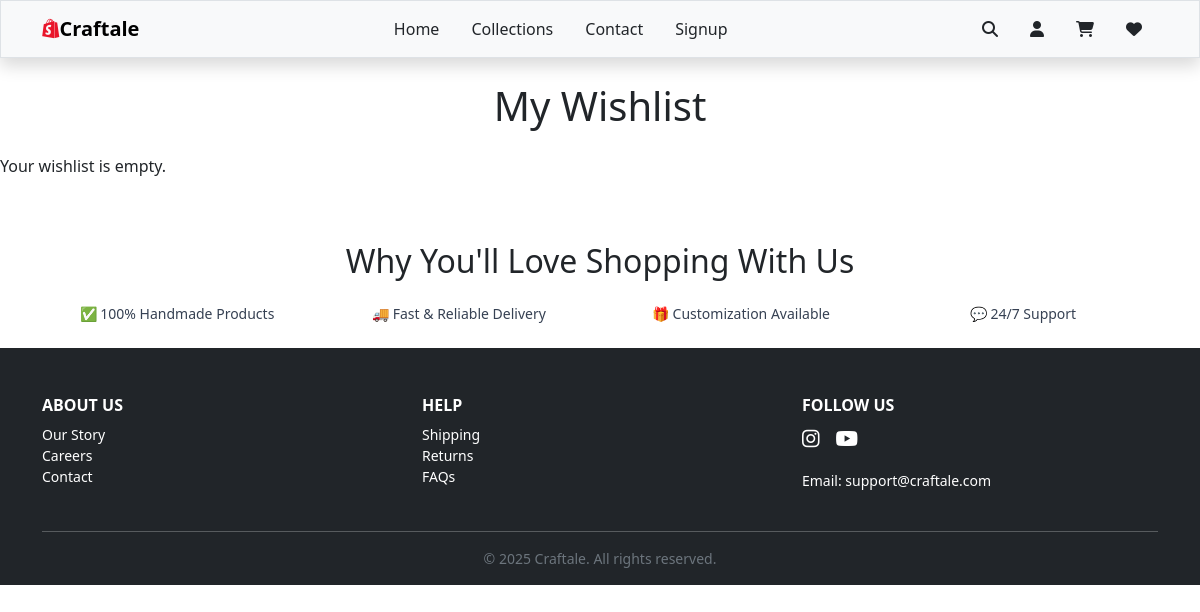
The app's page /store/wishlist/ (signed in), older data.
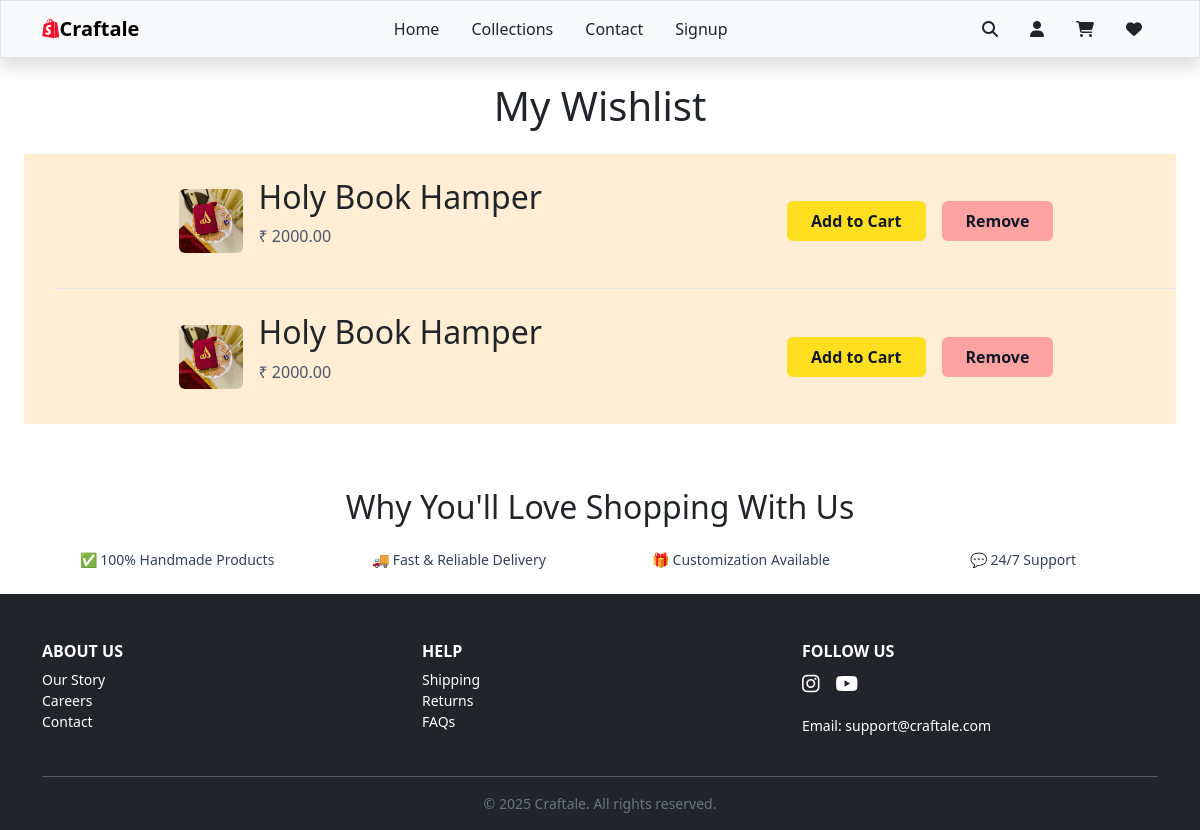
The same page, newer data.
### store/models.py (models this page shows, shortened)
class WishlistItem(models.Model):
	wishlist_object = models.ForeignKey(Wishlist, on_delete=models.CASCADE)
	product_object = models.ForeignKey(Product, on_delete=models.CASCADE)

class Product(models.Model):
	name = models.CharField(max_length=255)
	description = models.TextField()
	price = models.DecimalField(max_digits=10, decimal_places=2)
	image = models.ImageField(upload_to='store_images')
	category = models.ForeignKey(CategoryModel,on_delete=models.CASCADE)
	created_at = models.DateTimeField(auto_now_add=True)

### store/views.py (the view)
# urls.py: path('store/wishlist/', WishlistView.as_view(), name='wishlist'),
class WishlistView(View):
	def get(self,request,**kwargs):
		user = Wishlist.objects.get(user = request.user)
		items = WishlistItem.objects.filter(wishlist_object = user)
		return render(request,"wishlist.html",{"items":items})

### store/templates/wishlist.html (shortened to what this page needs)
{% extends "base.html" %}
{% block content %}
  <h1 class="text-2xl font-bold mb-4 text-center mt-4">My Wishlist</h1>
  {% if items %}
    <ul class="divide-y divide-gray-200 bg-orange-100 max-w-6xl mx-auto">
      {% for item in items %}
        <li class="flex items-center justify-between py-4 ">
          <div class="flex items-center space-x-4 max-w-xl mx-auto" >
            <img src="{{ item.product_object.image.url }}" alt="{{ item.product_object.name }}" class="w-16 h-16 object-cover rounded" />
            <div>
              <h2 class="font-semibold text-lg">{{ item.product_object.name }}</h2>
              <p class="text-gray-600">₹ {{ item.product_object.price }}</p>
            </div>
          </div>
          <div class="flex space-x-4 max-w-xl mx-auto">
            <form action="{% url 'add_to_cart' pk=item.product_object.id %}" method="post">
              <button type="submit" class="bg-yellow-300 px-4 py-2 rounded hover:bg-yellow-200 text-gray-900 font-semibold">
                Add to Cart
              </button>
            </form>
            <form action="{% url 'wishlist_remove' pk=item.id %}" method="post">
              <button type="submit" class="bg-red-300 px-4 py-2 rounded hover:bg-red-400 text-gray-900 font-semibold">
                Remove
              </button>
            </form>
          </div>
        </li>
      {% endfor %}
    </ul>
  {% else %}
    <p>Your wishlist is empty.</p>
  {% endif %}
{% endblock %}

### user_app/templates/base.html (shortened to what this page needs)
<!DOCTYPE html>
<html lang="en">
<head>
	{% load static %}
	<link href="https://cdn.jsdelivr.net/npm/bootstrap@5.3.5/dist/css/bootstrap.min.css" rel="stylesheet"
>
	<link rel="stylesheet" href="https://cdnjs.cloudflare.com/ajax/libs/font-awesome/6.7.2/css/all.min.css"
 />
	<script src="https://cdn.jsdelivr.net/npm/@tailwindcss/browser@4"></script>
</head>
<body>
	<div class="navbar navbar-expand-lg nav-dark bg-light border shadow">
		<div class="container">
			<a href="" class="navbar-brand"><i class="fa-brands fa-shopify"
					style="color: #e9162b;"></i><b>Craftale</b></a>
			<ul class="nav mx-auto">
				<li class="nav-item">
					<a class="nav-link active text-dark" aria-current="page" href="">Home</a>
				</li>
				<li class="nav-item">
					<a class="nav-link active text-dark" href="">Collections</a>
				</li>
				<li class="nav-item">
					<a class="nav-link active text-dark" href="{% url 'contact' %}">Contact</a>
				</li>
				<li class="nav-item">
					<a class="nav-link active text-dark" href="{% url 'signup' %}">Signup</a>
				</li>
			</ul>
			<ul class="nav justify-content-end">
				<li class="nav-item">
					<a class="nav-link active text-dark" aria-current="page" href="#"><i
							class="fa-solid fa-magnifying-glass"></i></a>
				</li>
				{% if user.is_authenticated %}
				<li class="nav-item">
					<a class="nav-link active text-dark" href="{% url 'logout' %}"><i class="fa-solid fa-user"></i></a>
				</li>
				{% else %}
				<li class="nav-item">
					<a class="nav-link active text-dark" href="{% url 'login' %}">Login</a>
				</li>
				{% endif %}
				<li class="nav-item">
					<a class="nav-link active text-dark" href="{% url 'cart_summary' %}"><i class="fa-solid fa-cart-shopping"></i></a>
				</li>
				<li class="nav-item">
					<a class="nav-link active text-dark" href="{% url 'wishlist' %}"><i class="fa-solid fa-heart"></i></a>
				</li>
			</ul>
		</div>
	</div>
	{% block content %}
	{% endblock %}
	{% block script %}
	<section class="mt-10 bg-white px-4 py-6 max-w-6xl mx-auto text-center">
		<h2 class="text-lg font-semibold text-gray-800 mb-4">Why You'll Love Shopping With Us</h2>
		<div class="grid gap-4 sm:grid-cols-2 lg:grid-cols-4 text-sm text-gray-700">
			<div>✅ 100% Handmade Products</div>
			<div>🚚 Fast & Reliable Delivery</div>
			<div>🎁 Customization Available</div>
			<div>💬 24/7 Support</div>
		</div>
	</section>
	{% endblock %}
	{% block footer %}
	<footer class="bg-dark text-white pt-5 pb-3">
		<div class="container">
			<div class="row g-4">
				<div class="col-md-4">
					<h6 class="text-uppercase fw-semibold">About Us</h6>
					<ul class="list-unstyled small">
						<li><a href="{% url 'about' %}" class="text-white text-decoration-none">Our Story</a></li>
						<li><a href="{% url 'careers' %}" class="text-white text-decoration-none">Careers</a></li>
						<li><a href="{% url 'contact' %}" class="text-white text-decoration-none">Contact</a></li>
					</ul>
				</div>
				<div class="col-md-4">
					<h6 class="text-uppercase fw-semibold">Help</h6>
					<ul class="list-unstyled small">
						<li><a href="{% url 'shipping' %}" class="text-white text-decoration-none">Shipping</a></li>
						<li><a href="{% url 'returns' %}" class="text-white text-decoration-none">Returns</a></li>
						<li><a href="{% url 'faq' %}" class="text-white text-decoration-none">FAQs</a></li>
					</ul>
				</div>
				<div class="col-md-4">
					<h6 class="text-uppercase fw-semibold">Follow Us</h6>
					<div class="d-flex gap-3">
						<a href="https://www.instagram.com/biyyas_craftale/" target="_blank" class="text-white fs-5">
							<i class="fab fa-instagram"></i>
						</a>
						<a href="https://www.youtube.com/@biyyascraftale79" target="_blank" class="text-white fs-5">
							<i class="fab fa-youtube"></i>
						</a>
					</div>
					<p class="mt-3 small">Email: support@craftale.com</p>
				</div>
			</div>
			<hr class="border-light mt-4">
			<div class="text-center small text-secondary">
				&copy; 2025 Craftale. All rights reserved.
			</div>
		</div>
	</footer>
	{% endblock %}
</body>
</html>
</body>
</html>

Row changes from the older to the newer data that the page shows:
added WishlistItem: product_object.image (picture), product_object.name "Holy Book Hamper", product_object.price "2000.00"
added WishlistItem: product_object.image (picture), product_object.name "Holy Book Hamper", product_object.price "2000.00"
Text that changed along with them:
text no longer shown: "Your wishlist is empty."
